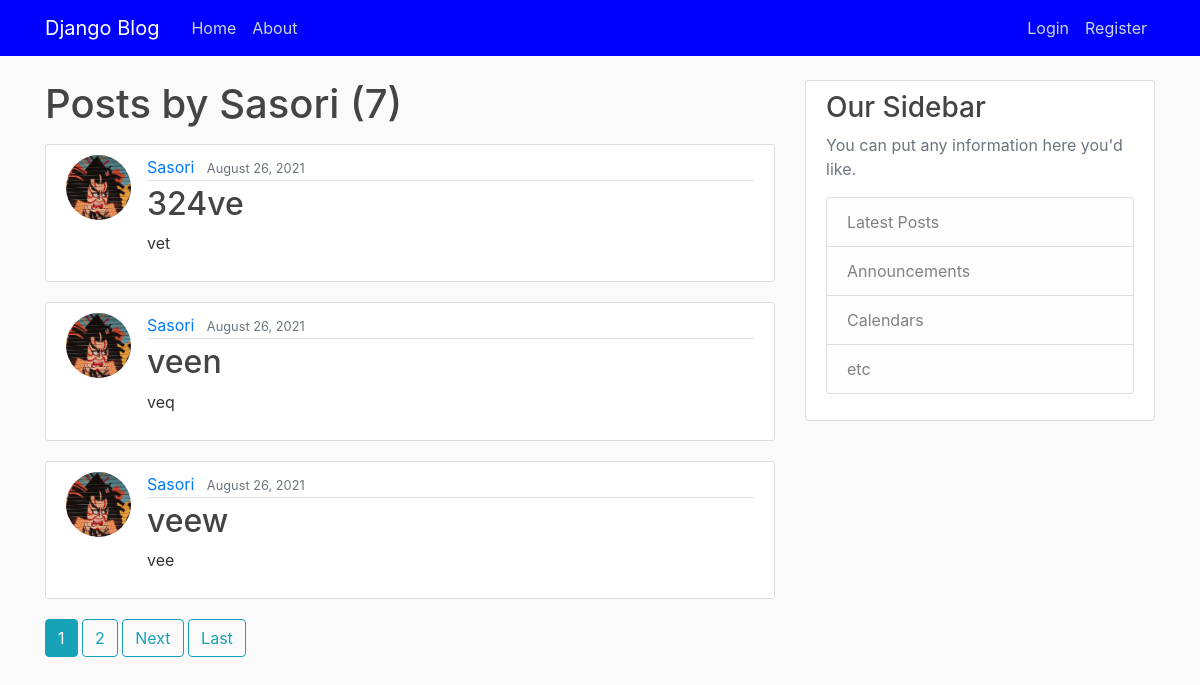
/user/Sasori, run on the app's committed database.
### blog/models.py (models this page shows, shortened)
class Post(models.Model):
	title = models.CharField(max_length=100)
	content = models.TextField()
	date_posted = models.DateTimeField(default=timezone.now)
	author = models.ForeignKey(User, on_delete=models.CASCADE)

### users/models.py (models this page shows, shortened)
class Profile(models.Model):
	user = models.OneToOneField(User, on_delete=models.CASCADE)
	city = models.CharField(max_length=50)
	image = models.ImageField(default='default.jpg', upload_to='profile_pics')
	'''
	save() must be commented out if S3 is used
	for storage otherwise it'll give errors
	'''
	def save(self, *args, **kwargs):
		super().save(*args, **kwargs)
		img = Image.open(self.image.path)
		if img.height > 300 or img.width > 300:
			output_size = (300, 300)
			img.thumbnail(output_size)
			img.save(self.image.path)

### blog/views.py (the view)
# urls.py: path('user/<str:username>', UserPostListView.as_view(), name='user-posts'),
class UserPostListView(ListView):
	model = Post
	template_name = 'blog/user_posts.html'
	context_object_name = 'posts'
	paginate_by = 3
	def get_queryset(self):
		user = get_object_or_404(User, username=self.kwargs.get('username'))
		return Post.objects.filter(author=user).order_by('-date_posted')

### blog/templates/blog/user_posts.html (shortened to what this page needs)
{% extends 'blog/base.html' %}
{% block content %}
<h1 class='mb-3'>Posts by {{ view.kwargs.username }} ({{ page_obj.paginator.count }})</h1>
  {% for post in posts %}
        <article class="media content-section">
          <img class='rounded-circle article-img' src="{{ post.author.profile.image.url }}">
          <div class="media-body">
            <div class="article-metadata">
              <a class="mr-2" href="{% url 'user-posts' post.author.username %}">{{ post.author }}</a>
              <small class="text-muted">{{ post.date_posted|date:"F d, Y" }}</small>
            </div>
            <h2><a class="article-title" href="{% url 'post-detail' post.id %}">{{ post.title }}</a></h2>
            <p class="article-content">{{ post.content }}</p>
          </div>
        </article>
  {% endfor %}
  {% if is_paginated %}
    {% for num in page_obj.paginator.page_range %}
      {% if page_obj.number == num %}
        <a class='btn btn-info mb-4' href="?page={{ num }}">{{ num }}</a>
      {% elif num > page_obj.number|add:'-2' and num < page_obj.number|add:'2' %}
        <a class='btn btn-outline-info mb-4' href="?page={{ num }}">{{ num }}</a>
      {% endif %}
    {% endfor %}
    {% if page_obj.has_next %}
      <a class='btn btn-outline-info mb-4' href="?page={{ page_obj.next_page_number }}">Next</a>
      <a class='btn btn-outline-info mb-4' href="?page={{ page_obj.paginator.num_pages }}">Last</a>
    {% endif %}
  {% endif %}
{% endblock content %}

### blog/static/blog/main.css (style rules this page uses)
body { background: #fafafa; color: #333333; margin-top: 5rem; }
h1, h2, h3, h4, h5, h6 { color: #444444; }
.content-section { background: #ffffff; padding: 10px 20px; border: 1px solid #dddddd; border-radius: 3px; margin-bottom: 20px; }
.article-title { color: #444444; }
.article-content { white-space: pre-line; }
.article-img { height: 65px; width: 65px; margin-right: 16px; }
.article-metadata { padding-bottom: 1px; margin-bottom: 4px; border-bottom: 1px solid #e3e3e3 }

### data on the page
Post: author.profile.image (placeholder picture), author "Sasori", date_posted "August 26, 2021", title "324ve", content "vet"
Post: author.profile.image (placeholder picture), author "Sasori", date_posted "August 26, 2021", title "veen", content "veq"
Post: author.profile.image (placeholder picture), author "Sasori", date_posted "August 26, 2021", title "veew", content "vee"

### other printed values
{{ view.kwargs.username }} "Sasori"
{{ page_obj.paginator.count }} "7"
{{ num }} "1"
{{ num }} "2"
